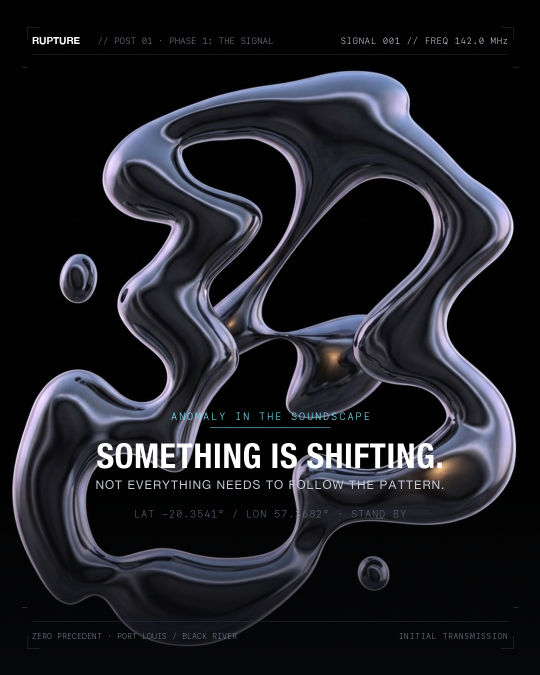
#> input picture campaign/editions/edition_00_omni/posts/RUPTURE_IG_POST_01.png, 1080 x 1350 px, found by its file name (shown at 1/2 size)
$ python -i render_edition_posts.py   (imports and definitions only)
#> lines starting #> are read from the running program, lines starting #| are printed output that depends on the picture
#!/usr/bin/env python3
"""
RUPTURE Studio — Universal Campaign Edition Post Renderer
Renders full authentic post content for any campaign edition:
  - 4:5 Instagram Feed Flyers (1080x1350)
  - 1:1 Square Safe-Crop Profile Images (1080x1080)
  - 9:16 Vertical Reel Concepts (1080x1920) for Video Posts (07, 08, 09, 15)
  - Updates edition_data.json with full rich metadata (archetypes, descriptions, videoData, safeArea)
  - Updates editions_manifest.json with basePath and active links
"""

import os
import sys
import json
import math
import random
import argparse
from PIL import Image, ImageDraw, ImageFont

ROOT = os.path.abspath(os.path.join(os.path.dirname(__file__), ".."))
MASTERS_DIR = os.path.join(ROOT, "artworks", "masters")
BRAIN_DIR = "/Users/alex/.gemini/antigravity/brain/caf6c4ea-9b06-4d9f-9428-74b197be24de"

FONT_HELVETICA_TTC = "/System/Library/Fonts/HelveticaNeue.ttc"
FONT_MONO_TTF = "/System/Library/Fonts/SFNSMono.ttf"

# [16 lines left out: function get_font, not called in this run]

COLOR_WHITE = (255, 255, 255)
COLOR_OFFWHITE = (235, 238, 242)
COLOR_SILVER = (195, 202, 212)
COLOR_MUTED_SILVER = (150, 158, 172)
COLOR_SLATE = (110, 118, 132)
COLOR_DARK_SLATE = (45, 50, 60)
COLOR_CHARCOAL = (24, 26, 32)
COLOR_VOID = (8, 9, 12)

COLOR_PALE_CYAN = (122, 231, 255)
COLOR_ICY_BLUE = (94, 197, 255)
COLOR_PEARL = (214, 218, 223)
COLOR_MOLTEN_RED = (255, 51, 68)

# [10 lines left out: function hex_to_rgb, not called in this run]

def load_master_artwork(filename, target_size=(1080, 1350), scale=1.05, offset=(0, 0)):
#> called with target_size = (1080, 1350), scale = 1.05, offset = (0, 0)
    path = os.path.join(MASTERS_DIR, filename)
    if not os.path.exists(path):
        # Fallback to any existing master if specified one missing
        for f in os.listdir(MASTERS_DIR):
            if f.endswith(".jpg"):
                path = os.path.join(MASTERS_DIR, f)
                break
    img = Image.open(path).convert("RGBA")
    w, h = img.size
#> w = 1080; h = 1350
    tw, th = target_size
    scale_factor = max(tw / w, th / h) * scale
#> scale_factor = 1.05
    nw, nh = int(w * scale_factor), int(h * scale_factor)
#> nw = 1134; nh = 1417
    img_resized = img.resize((nw, nh), Image.Resampling.LANCZOS)
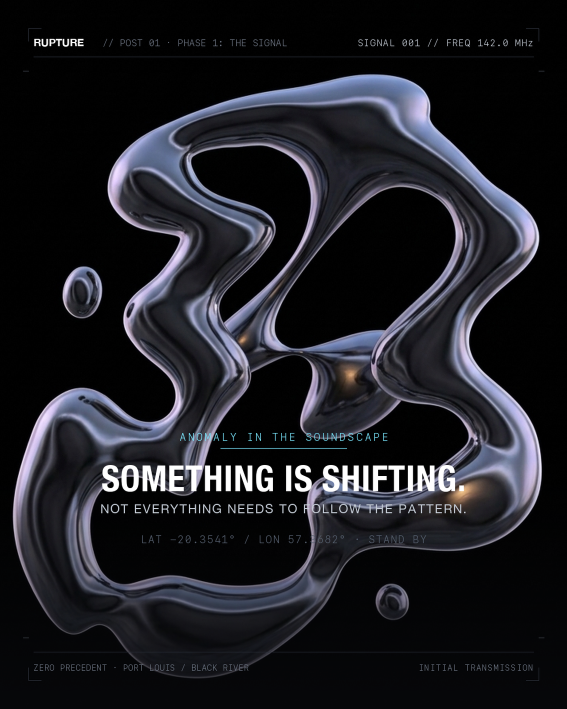
#> img_resized: PIL image 1134x1417 RGBA (shown at 1/2 size); mean R, G, B, A 29.5, 30, 35.4, 255
    left = (nw - tw) // 2 + offset[0]
#> left = 27
    top = (nh - th) // 2 + offset[1]
#> top = 33
    return img_resized.crop((left, top, left + tw, top + th))
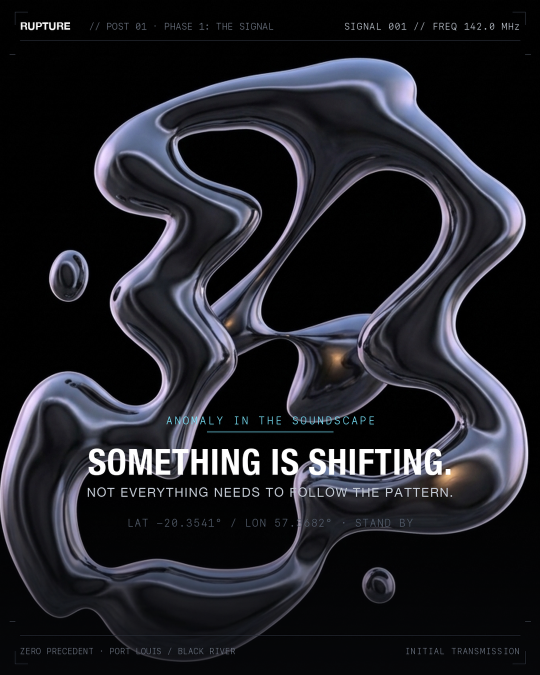
#> returned value: PIL image 1080x1350 RGBA (shown at 1/2 size); mean R, G, B, A 32.3, 32.8, 38.7, 255

# [122 lines left out: functions apply_gradient_overlay, draw_translucent_panel, draw_letterspaced, draw_technical_frame, draw_cinematic_dj_stage, not called in this run]

ARCHETYPE_MAP = {
    1: ("Full Artwork Composition", "Complete abstract artwork composition featuring a monumental suspended liquid form with minimal technical typography in the safe zone.", "Full-bleed hero composition with deep obsidian bottom fade (480px) and precision technical frame."),
    2: ("Typography-Led Composition", "Swiss editorial typography on deep obsidian void. Artwork is restrained to razor-thin accent margins.", "Razor-thin metallic sheared accent rules at top and bottom margins."),
    3: ("Artwork Fragments & Framing", "Asymmetrical composition with cantilevered liquid chrome aerodynamic dagger cutting in from top-right.", "Asymmetrical fragment entering from top-right corner, balanced against monumental RUPTURE logotype."),
    4: ("Full Artwork Composition", "High-contrast announcement flyer with prominent date block and safe-area typography.", "Suspended fluid sculpture occupying upper 60% of frame with dark gradient lower section."),
    5: ("Full Artwork Composition", "Monumental centerpiece hero event poster with full artist billing, acoustic reinforcement specs, and ticket protocol.", "Centerpiece high-contrast liquid metal form anchoring the primary party announcement."),
    6: ("Typography-Led Composition", "Clean 4-chapter musical timetable and timetable architecture with subtle background fluid strata.", "Translucent obsidian protective glass panel over liquid metal background texture."),
    7: ("Cinematic DJ Video", "Cinematic live hardware performance preview stage with modular synthesizer controls and real-time audio waveform.", "Integrated video stage with interactive 142 BPM waveform HUD and hardware playback."),
    8: ("Cinematic DJ Video", "Community code and sanctuary policy presented over cinematic dark performance stage.", "Cinematic performance frame with illuminated rules [01] to [04] for dancefloor safety."),
    9: ("Cinematic DJ Video", "Dedicated international headliner artist spotlight with analog live modular breakdown.", "Live performance staging with modular Eurorack patch cables and waveform visualizer."),
    10: ("Cropped Macro Artwork", "Macro architectural crop of raw concrete industrial textures and liquid metal refractions.", "Macro close-up composition emphasizing physical material weight and brutalist industrial setting."),
    11: ("Mixed-Media Composition", "GPS coordinate release mechanism and navigational logistics.", "Technical coordinates container with brutalist typography and coordinate release protocol."),
    12: ("Full Artwork Composition", "Colossal kinetic countdown number 7 anchored by aerodynamic fluid spires.", "Monumental typography cutting into high-tension liquid chrome mass."),
    13: ("Typography-Led Composition", "Urgent final admission warning with bold typography and capacity restrictions.", "High-contrast alert typography with strict 400 capacity ceiling."),
    14: ("Mixed-Media Composition", "Mobile-readable practical guide with timetable, transit, entry rules, and harm reduction info.", "Modular information grid on protective obsidian panel with clean divider rules."),
    15: ("Cinematic DJ Video", "Final summons on event day: monumental white TONIGHT on sweeping fluid chrome.", "Peak anticipation cinematic visual with colossal TONIGHT summons.")
}

# [461 lines left out: functions build_post_image, build_reel_image, render_edition, main, not called in this run]

# [2 lines not run here, left out]

>>> result = load_master_artwork('../campaign/editions/edition_00_omni/posts/RUPTURE_IG_POST_01.png')

$ run again, on campaign/editions/edition_01_hydraulic_void/posts/RUPTURE_IG_POST_01_sq.jpg
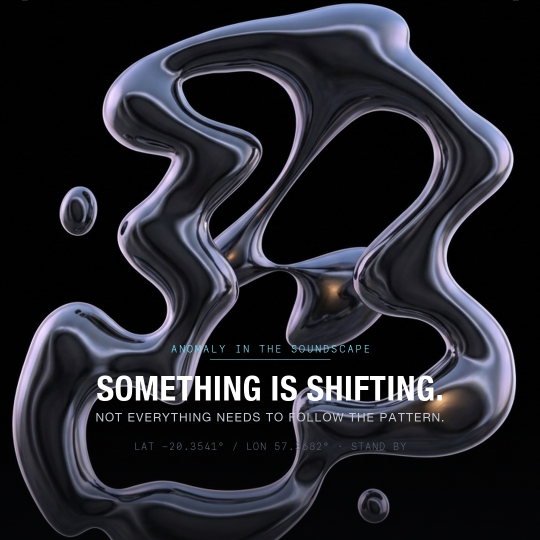
#> input picture campaign/editions/edition_01_hydraulic_void/posts/RUPTURE_IG_POST_01_sq.jpg, 1080 x 1080 px, found by its file name (shown at 1/2 size)
#> in load_master_artwork, `img_resized = img.resize((nw, nh), Image.Resampling.LANCZOS)`:
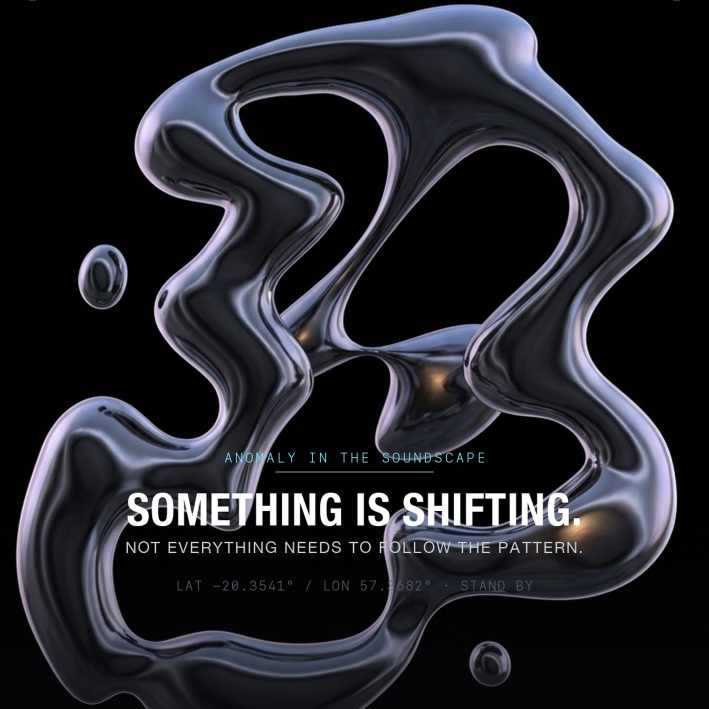
#> img_resized: PIL image 1417x1417 RGBA (shown at 1/2 size); mean R, G, B, A 35.4, 35.8, 42.2, 255
#> in load_master_artwork, `return img_resized.crop((left, top, left + tw, top + th))`:
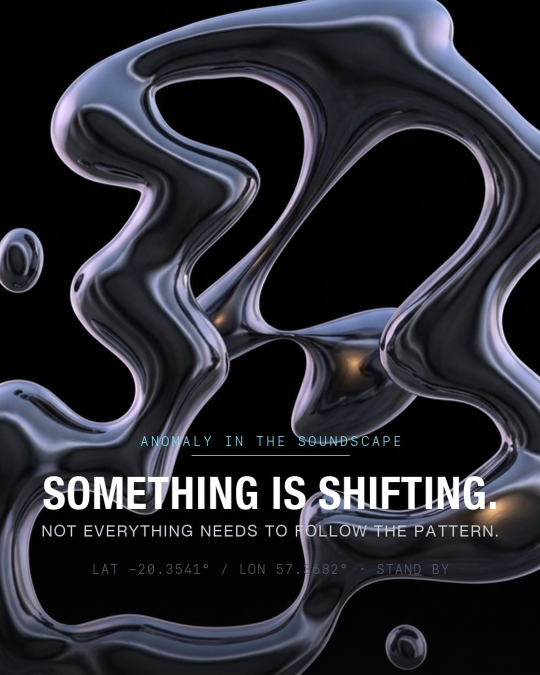
#> returned value: PIL image 1080x1350 RGBA (shown at 1/2 size); mean R, G, B, A 41.3, 41.9, 49.2, 255
